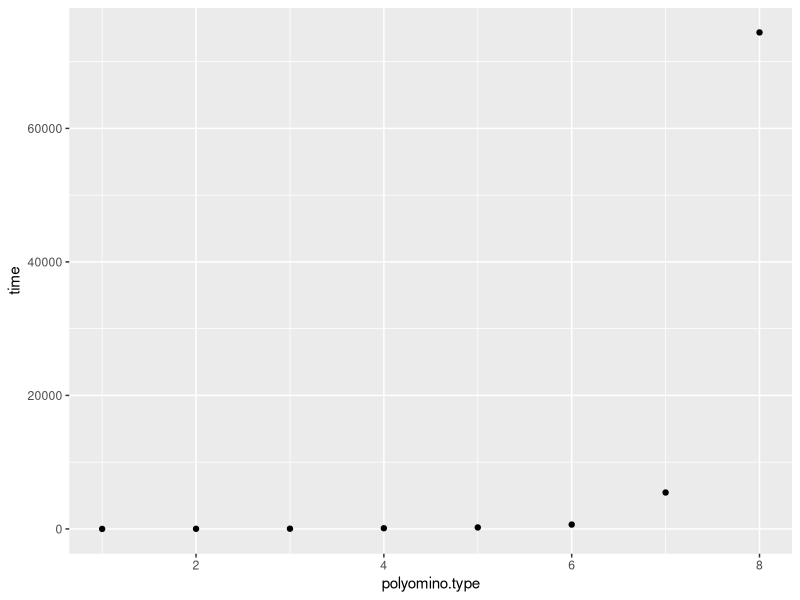
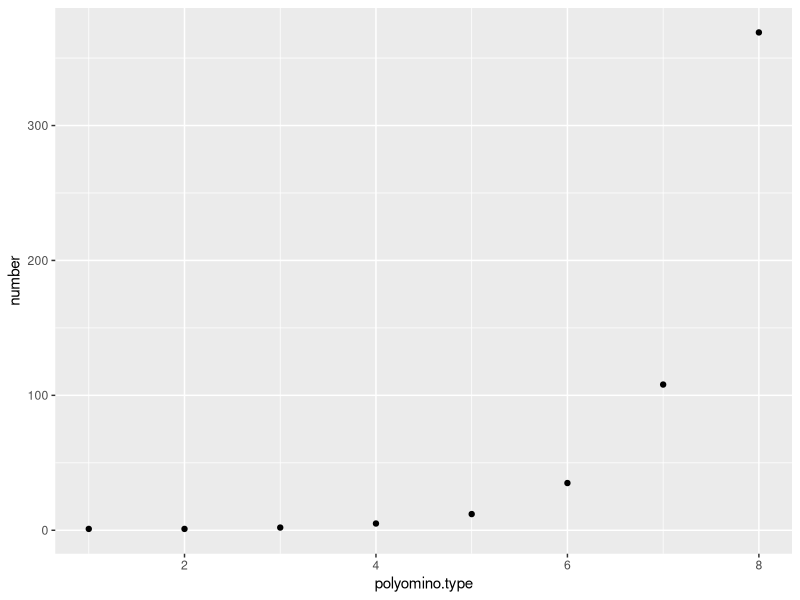
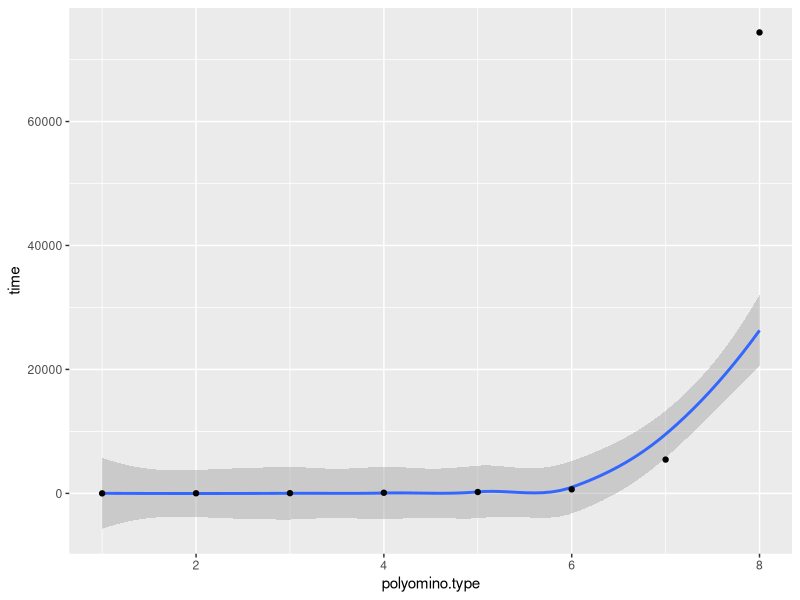

Source code (R) for these figures, in order:
library(ggplot2)
polydata <- read.csv("polydata.csv")

f <- ggplot(data = polydata, aes(x = polyomino.type, y = time))

f + geom_point()

g <- ggplot(data = polydata, aes(x = polyomino.type, y = number))

g + geom_point()

polydata$logtime <- log(polydata$time)

exponentialModel <- lm(polydata$logtime ~ polydata$polyomino.type)
typevalues <- seq(0, 8, 0.1)
logtimeExponential <- exp(predict(exponentialModel, list(polyomino.type = typevalues)))

f + geom_smooth(mapping = aes(x = polydata$polyomino.type, y = logtimeExponential)) + geom_point(mapping = aes(x = polydata$polyomino.type, y = polydata$time))